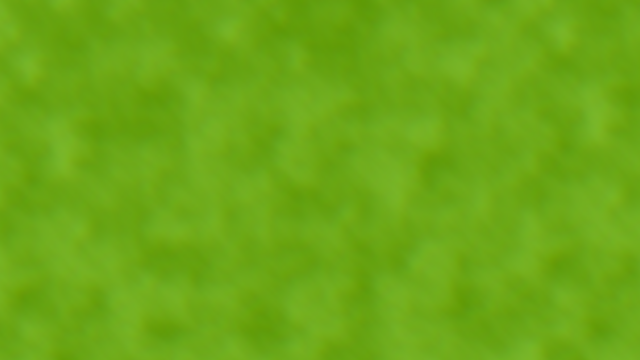
Frame 1 (no input)
Frame 60 (the mouse pressed at the canvas centre just before this capture): identical to frame 1, image omitted
Frame 120 (the mouse held since frame 60 and released just before this capture): identical to frame 1, image omitted

The Processing sketch that drew this single still picture (run headless with seeded random() and noise(); from frame 60 on, the mouse is pressed at the canvas centre):

// Processing sketch: 2DNoise
// ── 2DNoise.pde
void setup() {
  size(640, 360);
}

void draw() {
  loadPixels();
  
  float xoff = 0.0;
  
  for (int x = 0; x < width; x++) {
    float yoff = 0.0;
    
    for (int y = 0; y < height; y++) {
      float r = map(noise(xoff, yoff), 0, 1, 90, 130);
      float g = map(noise(xoff + 0.1, yoff + 0.1), 0, 1, 150, 190);
      float b = map(noise(xoff + 0.2, yoff + 0.2), 0, 1, 0, 50);
      
      pixels[x + y * width] = color(r, g, b);
      
      yoff += 0.03;
    }
    xoff += 0.03;
  }
  
  updatePixels();
}
